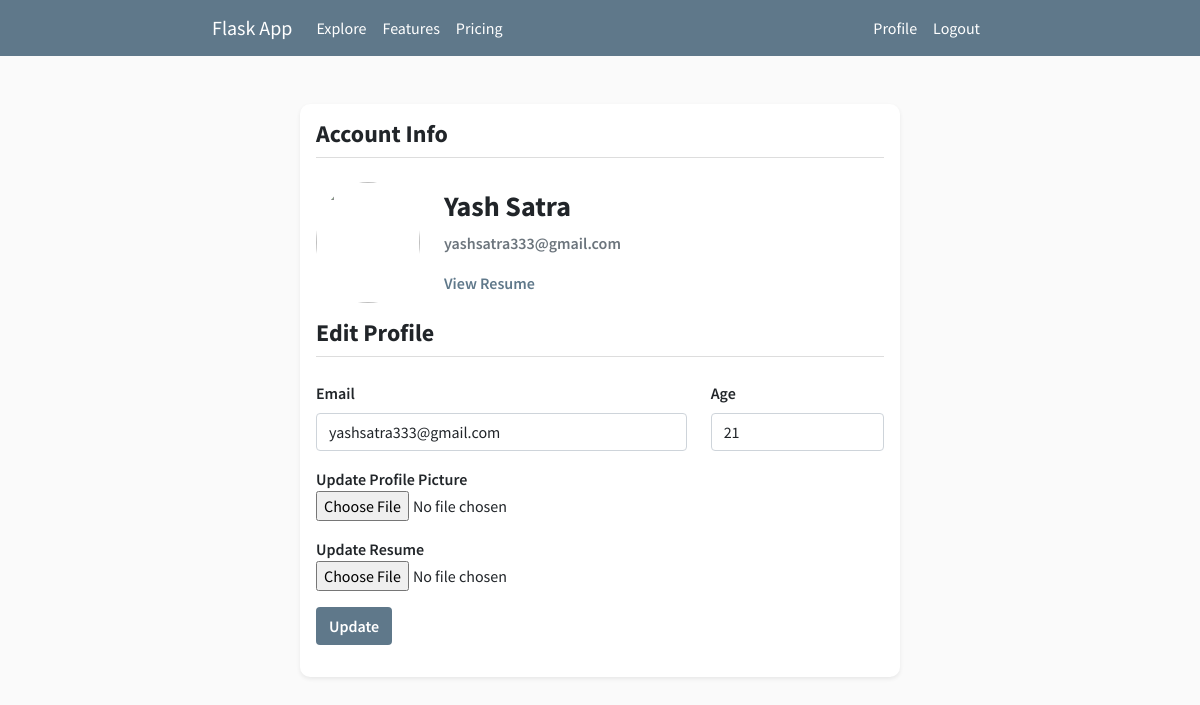
Page /account (signed in) on the committed database.
### app.py (models this page shows, shortened)
class User(db.Model, UserMixin):
	id = db.Column(db.Integer, primary_key = True)
	full_name = db.Column(db.String(40), nullable = False)
	email = db.Column(db.String(50), unique = True, nullable = False)
	age = db.Column(db.Integer, nullable = False)
	profile_picture = db.Column(db.String(30), nullable = False, default = 'default.png')
	resume = db.Column(db.String(30), nullable = False, default = '')
	password = db.Column(db.String(60), nullable = False)
	is_admin = db.Column(db.Boolean, nullable = False, default = False)
	applied_at = db.relationship('Job', secondary = user_job, backref = 'applicants')

### app.py (the view, shortened to what this page needs)
@app.route('/account', methods = ['GET', 'POST'])
@login_required
def account():
	form = UpdateProfileForm()
	if request.method == 'GET':
		form.email.data = current_user.email
		form.age.data = current_user.age
	image_path = url_for('static', filename = 'profile_pictures/' + current_user.profile_picture)
	return render_template('account.html', title = 'My Profile', image_path = image_path, form = form)

### forms.py (shortened to what this page needs)
class UpdateProfileForm(FlaskForm):
    email = StringField('Email', validators=[DataRequired()])
    age = IntegerField('Age', validators=[DataRequired()])
    profile_picture = FileField('Update Profile Picture', validators=[FileAllowed(['jpg', 'png'])])
    resume = FileField('Update Resume', validators=[FileAllowed(['pdf'])])
    update = SubmitField('Update')

### app.py (called while the page is built)
@login_manager.user_loader
def load_user(user_id):
	return User.query.get(int(user_id))

### templates/account.html (shortened to what this page needs)
{% extends 'layout.html' %}
{% block content %}
<div class="container col-md-6 profile-content shadow-sm mt-5 p-3">
	<h4><b>Account Info</b></h4>
	<div class="divider"></div>
	<div class="profile">
		<div class="profile-pic">
			<img class="pic" src="{{ image_path }}" width="100%" height="100%" >
		</div>
		<div class="profile-info py-2 px-4">
			<h3><b>{{ current_user.full_name }}</b></h3>
			<p class="text-muted">{{ current_user.email }}</p>
			{% if current_user.resume == '' %}
				<p>Resume missing!</p>
			{% else %}
				<a id="view-resume" target="_blank" href="{{ url_for('static', filename='resumes/' + current_user.resume) }}">View Resume</a>
			{% endif %}
		</div>
	</div>
	<div id="edit-details" class="mt-3">
		<h4><b>Edit Profile</b></h4>
		<div class="divider"></div>
		<form method="POST" action="" enctype="multipart/form-data">
			<div class="mb-3 row">
				<div class="col-md-8">
					{{ form.email.label(class="form-label") }}
					{% if form.email.errors %}
						{{ form.email(class="form-control is-invalid") }}
						<div class="invalid-feedback">
							{% for error in form.email.errors %}
								<span>{{ error }}</span>
							{% endfor %}
						</div>
					{% else %}
						{{ form.email(class="form-control") }}
					{% endif %}
				</div>
				<div class="col-md-4">
					{{ form.age.label(class="form-label") }}
					{{ form.age(class="form-control") }}
				</div>
			</div>
			<div class="mb-3">
				{{ form.profile_picture.label() }}
				{{ form.profile_picture(class="form-control-file") }}
			</div>
			<div class="mb-3">
				{{ form.resume.label() }}
				{{ form.resume(class="form-control-file") }}
			</div>
			<div class="mb-3">
				{{ form.update(class="btn button-style") }}
			</div>
		</form>
	</div>
</div>
{% endblock content %}

### static/main.css (style rules this page uses)
body { background-color: #fafafa; font-family: 'Source Sans Pro', sans-serif; }
.form-content, .profile-content { background-color: #ffffff; border-radius: 10px; font-weight: 600; }
.button-style { background-color: #5f788a; color: #ffffff; font-weight: 600; }
.divider { height: 1px; background-color: #dddddd; margin-bottom: 3vh; }
.profile { display: flex; }
.profile-pic { flex: 1; }
.profile-info { flex: 4; }
.pic { border-radius: 50%; }
.view-details, #view-resume { text-decoration: none; color: #5f788a; }

### rows in the picture
User: full_name "Yash Satra", email "yashsatra333@gmail.com", age "21"
